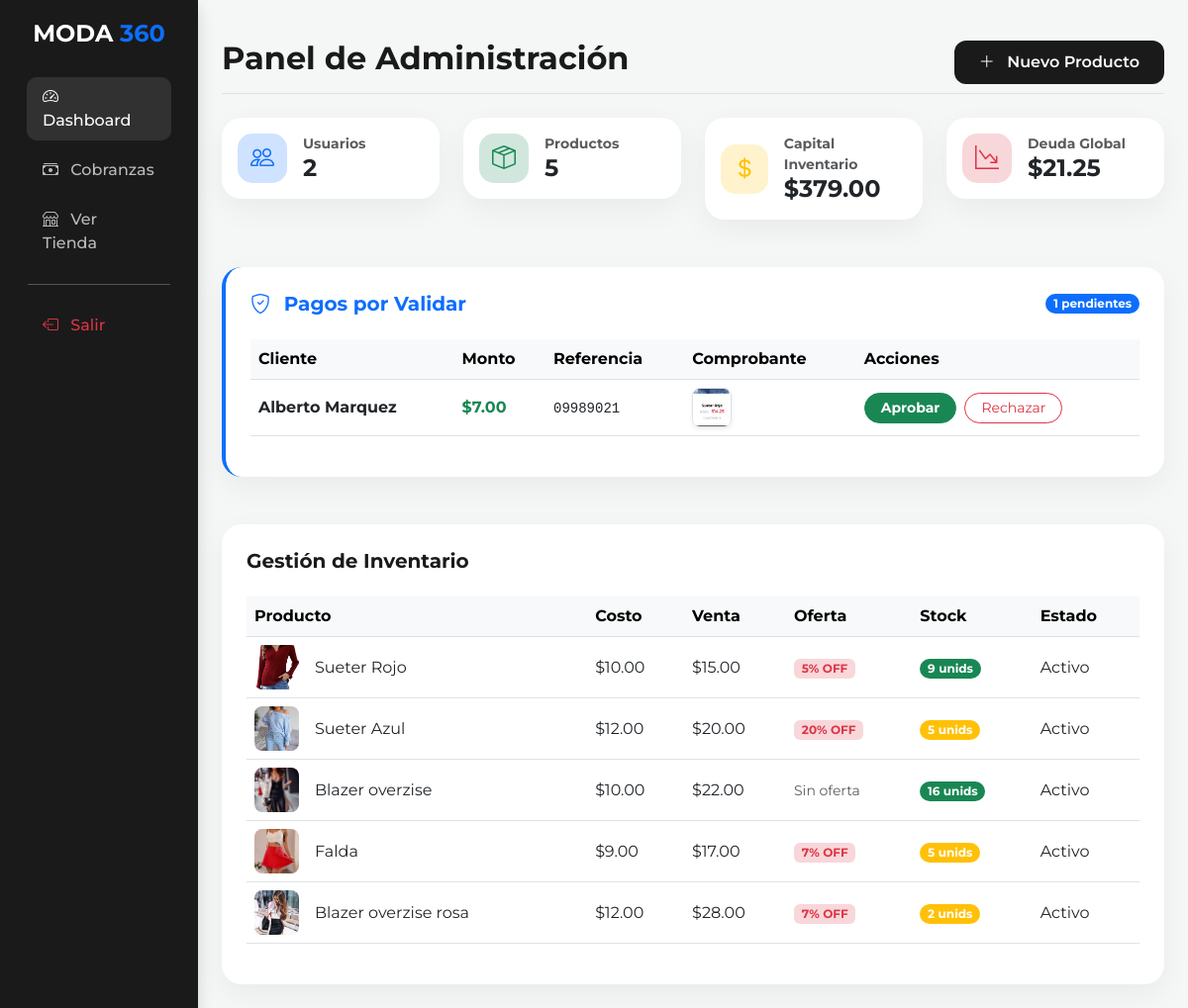
The app's page /admin/dashboard (signed in) with its own data.
### app.py (models this page shows)
class PagoNotificado(db.Model):
    id = db.Column(db.Integer, primary_key=True)
    pedido_id = db.Column(db.Integer, db.ForeignKey('pedido.id'), nullable=False)
    usuario_id = db.Column(db.Integer, db.ForeignKey('user.id'), nullable=False)
    monto = db.Column(db.Float, nullable=False)
    referencia = db.Column(db.String(100), nullable=False)
    comprobante_url = db.Column(db.String(255), nullable=False)
    estado = db.Column(db.String(20), default='pendiente') # pendiente, aprobado, rechazado
    fecha_notificacion = db.Column(db.DateTime, default=datetime.utcnow)
    pedido = db.relationship('Pedido', backref=db.backref('pagos_pendientes', lazy=True))
    usuario = db.relationship('User', backref=db.backref('mis_pagos', lazy=True))

### models.py (models this page shows, shortened)
class User(db.Model, UserMixin):
    id = db.Column(db.Integer, primary_key=True)
    username = db.Column(db.String(20), unique=True, nullable=False) # Teléfono
    email = db.Column(db.String(120), unique=True, nullable=False)
    password = db.Column(db.String(60), nullable=False)
    first_name = db.Column(db.String(100))
    last_name = db.Column(db.String(100))
    telefono = db.Column(db.String(20))
    es_admin = db.Column(db.Boolean, default=False)
    pedidos = db.relationship('Pedido', backref='cliente', lazy=True)
    @hybrid_property
    def deuda_total(self):
        total_deuda = 0
        if self.pedidos:
            for pedido in self.pedidos:
                total_deuda += (pedido.total_a_pagar - pedido.monto_pagado)
        return round(total_deuda, 2)
    @deuda_total.expression
    def deuda_total(cls):
        return (
            select(func.sum(Pedido.total_a_pagar - Pedido.monto_pagado))
            .where(Pedido.usuario_id == cls.id)
            .label('deuda_total_query')
        )

class Producto(db.Model):
    id = db.Column(db.Integer, primary_key=True)
    nombre = db.Column(db.String(200), nullable=False)
    precio_costo = db.Column(db.Float, nullable=False, default=0.0)
    precio_venta = db.Column(db.Float, nullable=False)
    stock_fisico = db.Column(db.Integer, default=0)
    imagen_url = db.Column(db.String(300), default='default.jpg')
    descuento = db.Column(db.Integer, default=0) # 0 a 100

### app.py (the view)
@app.route('/admin/dashboard')
@login_required
def dashboard_admin():
    if not current_user.es_admin:
        flash('Acceso restringido.', 'danger')
        return redirect(url_for('home'))
    total_usuarios = User.query.count()
    productos = Producto.query.all()
    valor_inventario = sum((p.precio_costo or 0) * (p.stock_fisico or 0) for p in productos)
    clientes_deudores = User.query.filter(User.deuda_total > 0).all()
    total_deuda_global = sum(cliente.deuda_total for cliente in clientes_deudores)
    pagos_pendientes = PagoNotificado.query.filter_by(estado='pendiente').all()
    return render_template('dashboard_admin.html',
                           user=current_user,
                           total_users=total_usuarios,
                           productos=productos,
                           clientes_deudores=clientes_deudores,
                           total_deuda_global=total_deuda_global,
                           valor_inventario=valor_inventario,
                           pagos_pendientes=pagos_pendientes)

### app.py (called while the page is built)
@login_manager.user_loader
def load_user(user_id):
    return db.session.get(User, int(user_id))

### templates/dashboard_admin.html (shortened to what this page needs)
<!DOCTYPE html>
<html lang="es">
	<head>
				<link href="https://cdn.jsdelivr.net/npm/bootstrap@5.3.0/dist/css/bootstrap.min.css" rel="stylesheet">
					<link rel="stylesheet" href="https://cdn.jsdelivr.net/npm/bootstrap-icons@1.11.0/font/bootstrap-icons.css">
						</head>
	<body>
		<div class="container-fluid">
			<div class="row">
				<nav class="col-md-2 d-none d-md-block sidebar shadow">
					<div class="position-sticky text-center">
						<h4 class="fw-bold mb-4">
							MODA <span class="text-primary">360</span>
						</h4>
						<ul class="nav flex-column text-start">
							<li class="nav-item">
								<a class="nav-link active" href="#">
									<i class="bi bi-speedometer2 me-2"></i> Dashboard
								</a>
							</li>
							<li class="nav-item">
								<a class="nav-link" href="{{ url_for('admin_cobranzas') }}">
									<i class="bi bi-cash-stack me-2"></i> Cobranzas
								</a>
							</li>
							<li class="nav-item">
								<a class="nav-link" href="{{ url_for('home') }}">
									<i class="bi bi-shop me-2"></i> Ver Tienda
								</a>
							</li>
							<li class="nav-item">
								<hr class="mx-3 opacity-25">
                        </li>
							<li class="nav-item">
								<a class="nav-link text-danger" href="{{ url_for('logout') }}">
									<i class="bi bi-box-arrow-left me-2"></i> Salir
								</a>
							</li>
						</ul>
					</div>
				</nav>
				<main class="col-md-10 ms-sm-auto px-md-4 py-4">
					<div class="d-flex justify-content-between flex-wrap flex-md-nowrap align-items-center pt-3 pb-2 mb-4 border-bottom">
						<h1 class="h2 fw-bold">Panel de Administración</h1>
						<button class="btn btn-add" data-bs-toggle="modal" data-bs-target="#modalProducto">
							<i class="bi bi-plus-lg me-2"></i> Nuevo Producto
						</button>
					</div>
					<div class="row g-4 mb-5">
						<div class="col-12 col-sm-6 col-xl-3">
							<div class="card stat-card p-3">
								<div class="d-flex align-items-center">
									<div class="icon-box bg-primary-subtle text-primary me-3">
										<i class="bi bi-people"></i>
									</div>
									<div>
										<p class="text-muted mb-0 small fw-bold">Usuarios</p>
										<h4 class="mb-0 fw-bold">{{ total_users }}</h4>
									</div>
								</div>
							</div>
						</div>
						<div class="col-12 col-sm-6 col-xl-3">
							<div class="card stat-card p-3">
								<div class="d-flex align-items-center">
									<div class="icon-box bg-success-subtle text-success me-3">
										<i class="bi bi-box-seam"></i>
									</div>
									<div>
										<p class="text-muted mb-0 small fw-bold">Productos</p>
										<h4 class="mb-0 fw-bold">{{ productos|length }}</h4>
									</div>
								</div>
							</div>
						</div>
						<div class="col-12 col-sm-6 col-xl-3">
							<div class="card stat-card p-3">
								<div class="d-flex align-items-center">
									<div class="icon-box bg-warning-subtle text-warning me-3">
										<i class="bi bi-currency-dollar"></i>
									</div>
									<div>
										<p class="text-muted mb-0 small fw-bold">Capital Inventario</p>
										<h4 class="mb-0 fw-bold">${{ "{:,.2f}".format(valor_inventario) }}</h4>
									</div>
								</div>
							</div>
						</div>
						<div class="col-12 col-sm-6 col-xl-3">
							<div class="card stat-card p-3">
								<div class="d-flex align-items-center">
									<div class="icon-box bg-danger-subtle text-danger me-3">
										<i class="bi bi-graph-down-arrow"></i>
									</div>
									<div>
										<p class="text-muted mb-0 small fw-bold">Deuda Global</p>
										<h4 class="mb-0 fw-bold">${{ "{:,.2f}".format(total_deuda_global) }}</h4>
									</div>
								</div>
							</div>
						</div>
					</div>
					<div class="table-container mb-5 border-start border-primary border-4">
						<div class="d-flex justify-content-between align-items-center mb-4">
							<h5 class="fw-bold mb-0 text-primary">
								<i class="bi bi-shield-check me-2"></i> Pagos por Validar
							</h5>
							<span class="badge bg-primary rounded-pill">{{ pagos_pendientes|length }} pendientes</span>
						</div>
						<div class="table-responsive">
							<table class="table align-middle">
								<thead class="table-light">
									<tr>
										<th>Cliente</th>
										<th>Monto</th>
										<th>Referencia</th>
										<th>Comprobante</th>
										<th>Acciones</th>
									</tr>
								</thead>
								<tbody>
									{% for pago in pagos_pendientes %}
									<tr>
										<td class="fw-bold">{{ pago.usuario.first_name }} {{ pago.usuario.last_name }}</td>
										<td class="text-success fw-bold">${{ "{:,.2f}".format(pago.monto) }}</td>
										<td>
											<code class="text-dark">{{ pago.referencia }}</code>
										</td>
										<td>
											<a href="{{ url_for('static', filename='uploads/comprobantes/' + pago.comprobante_url) }}" target="_blank">
												<img src="{{ url_for('static', filename='uploads/comprobantes/' + pago.comprobante_url) }}" class="img-comprobante border shadow-sm">
                                        </a>
										</td>
										<td>
											<div class="d-flex gap-2">
												<form action="{{ url_for('validar_pago', pago_id=pago.id, accion='aprobar') }}" method="POST">
													<button class="btn btn-sm btn-success rounded-pill px-3 fw-bold">Aprobar</button>
												</form>
												<form action="{{ url_for('validar_pago', pago_id=pago.id, accion='rechazar') }}" method="POST">
													<button class="btn btn-sm btn-outline-danger rounded-pill px-3">Rechazar</button>
												</form>
											</div>
										</td>
									</tr>
									{% else %}
									<tr>
										<td colspan="5" class="text-center py-4 text-muted small">No hay pagos pendientes de revisión.</td>
									</tr>
									{% endfor %}
								</tbody>
							</table>
						</div>
					</div>
					<div class="table-container">
						<h5 class="fw-bold mb-4">Gestión de Inventario</h5>
						<div class="table-responsive">
							<table class="table table-hover align-middle">
								<thead class="table-light">
									<tr>
										<th>Producto</th>
										<th>Costo</th>
										<th>Venta</th>
										<th>Oferta</th>
										<th>Stock</th>
										<th>Estado</th>
									</tr>
								</thead>
								<tbody>
									{% for p in productos %}
									<tr>
										<td>
											<div class="d-flex align-items-center">
												<img src="{{ url_for('static', filename='uploads/productos/' + p.imagen_url) }}" class="rounded-3 me-3" style="width: 45px; height: 45px; object-fit: cover;">
													<span class="fw-600">{{ p.nombre }}</span>
												</div>
										</td>
										<td>${{ "{:,.2f}".format(p.precio_costo) }}</td>
										<td>${{ "{:,.2f}".format(p.precio_venta) }}</td>
										<td>
											{% if p.descuento > 0 %}
											<span class="badge bg-danger-subtle text-danger">{{ p.descuento }}% OFF</span>
											{% else %}
											<span class="text-muted small">Sin oferta</span>
											{% endif %}
										</td>
										<td>
											<span class="badge {{ 'bg-success' if p.stock_fisico > 5 else 'bg-warning' }} rounded-pill">
												{{ p.stock_fisico }} unids
											</span>
										</td>
										<td>
											{{ 'Activo' if p.stock_fisico > 0 else 'Agotado' }}
										</td>
									</tr>
									{% endfor %}
								</tbody>
							</table>
						</div>
					</div>
				</main>
			</div>
		</div>
	</body>
</html>

### templates/dashboard_admin.html (style rules this page uses)
body { font-family: 'Montserrat', sans-serif; background-color: #f4f7f6; color: #1a1a1a; }
.sidebar { background-color: #1a1a1a; min-height: 100vh; color: white; padding-top: 20px; }
.nav-link { color: rgba(255,255,255,0.7); font-weight: 500; border-radius: 10px; margin: 5px 15px; transition: 0.3s; }
.nav-link:hover, .nav-link.active { background-color: rgba(255,255,255,0.1); color: white; }
.stat-card { border: none; border-radius: 20px; box-shadow: 0 10px 30px rgba(0,0,0,0.05); transition: 0.3s; }
.icon-box { width: 50px; height: 50px; border-radius: 15px; display: flex; align-items: center; justify-content: center; font-size: 1.5rem; }
.table-container { background: white; border-radius: 20px; padding: 25px; box-shadow: 0 10px 30px rgba(0,0,0,0.05); }
.btn-add { background-color: #1a1a1a; color: white; border-radius: 12px; font-weight: 600; padding: 10px 25px; border: none; }
.img-comprobante { width: 40px; height: 40px; object-fit: cover; border-radius: 8px; cursor: pointer; transition: 0.2s; }

### records on screen
PagoNotificado: usuario.first_name "Alberto", usuario.last_name "Marquez", monto "7.00", referencia "09989021", comprobante_url (picture)
Producto: imagen_url (picture), nombre "Sueter Rojo", precio_costo "10.00", precio_venta "15.00", descuento "5", stock_fisico "9", stock_fisico "Activo"
Producto: imagen_url (picture), nombre "Sueter Azul", precio_costo "12.00", precio_venta "20.00", descuento "20", stock_fisico "5", stock_fisico "Activo"
Producto: imagen_url (picture), nombre "Blazer overzise", precio_costo "10.00", precio_venta "22.00", descuento "Sin oferta", stock_fisico "16", stock_fisico "Activo"
Producto: imagen_url (picture), nombre "Falda", precio_costo "9.00", precio_venta "17.00", descuento "7", stock_fisico "5", stock_fisico "Activo"
Producto: imagen_url (picture), nombre "Blazer overzise rosa", precio_costo "12.00", precio_venta "28.00", descuento "7", stock_fisico "2", stock_fisico "Activo"

### other values on screen
{{ total_users }} "2"
{{ productos|length }} "5"
{{ "{:,.2f}".format(valor_inventario) }} "379.00"
{{ "{:,.2f}".format(total_deuda_global) }} "21.25"
{{ pagos_pendientes|length }} "1"
